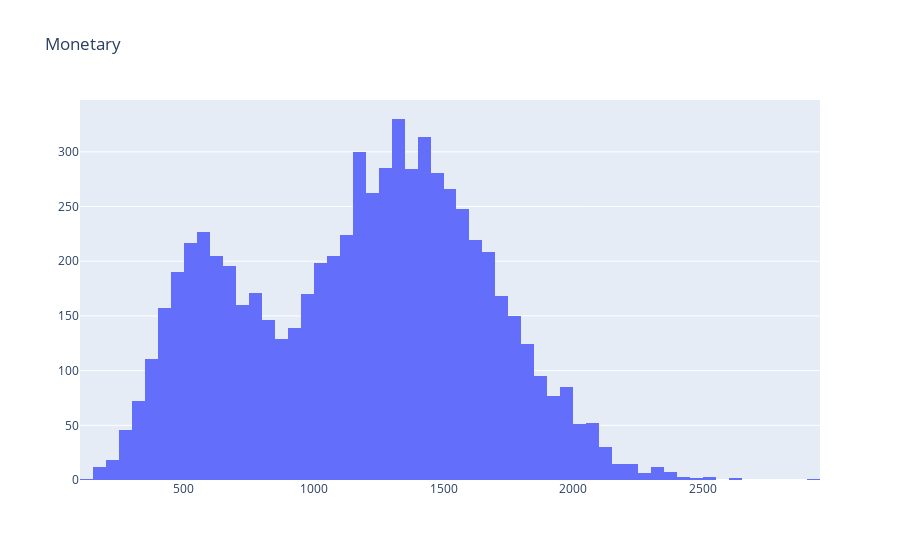

Notebook code for this chart:
### Code cell
#plot a recency histogram
plot_data = [go.Histogram(x=money['monetary'])]
plot_layout = go.Layout(title='Monetary')
fig = go.Figure(data=plot_data, layout=plot_layout)

pyoff.iplot(fig)

### Figure 1 — Plotly figure (JSON) as saved in the notebook; plotly's stock layout.template omitted (floating-point values rounded to 4 significant figures; data arrays with more than 128 entries replaced by an {"elided": "..."} marker saying what was removed)
{"data": [{"type": "histogram", "x": {"elided": "6889 int values"}}], "layout": {"title": {"text": "Monetary"}}}
